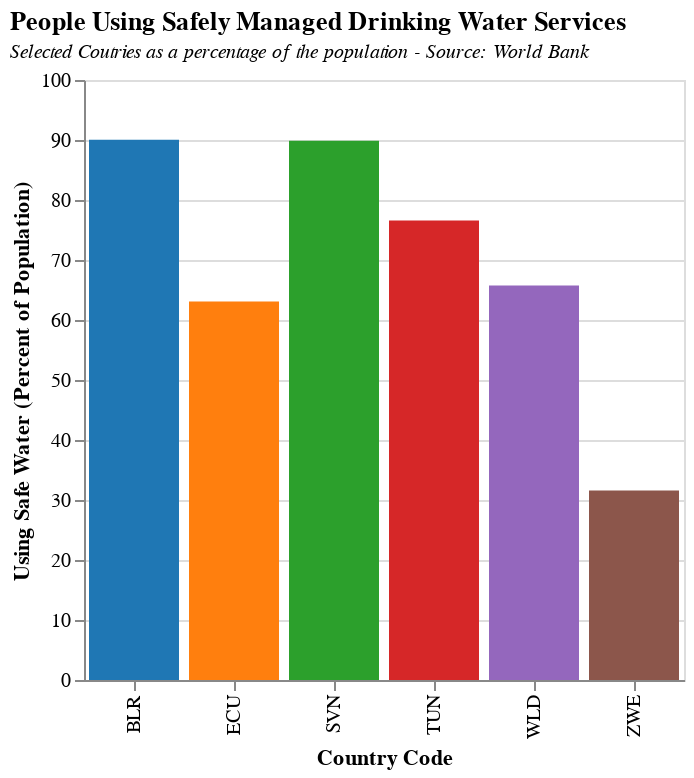

Here is the Vega-Lite specification saved for this chart:
### Vega-Lite specification from a JSON file in a GitHub repository (floating-point values rounded to 4 significant figures)
{"$schema": "https://vega.github.io/schema/vega-lite/v5.json", "width": 300, "height": 300, "title": {"text": "People Using Safely Managed Drinking Water Services", "subtitle": "Selected Coutries as a percentage of the population - Source: World Bank", "subtitleFontStyle": "italic", "subtitleFontSize": 10, "anchor": "start", "color": "black"}, "params": [{"name": "yearselector", "value": 2010, "bind": {"input": "range", "min": 2000, "max": 2020, "step": 1, "name": "Year"}}], "mark": {"type": "bar"}, "data": {"values": [{"Country Code": "TUN", "Country Name": "Tunisia", "Year": "2000", "Using Safe Water (Percent of Population)": 73.29}, {"Country Code": "TUN", "Country Name": "Tunisia", "Year": "2001", "Using Safe Water (Percent of Population)": 73.65}, {"Country Code": "TUN", "Country Name": "Tunisia", "Year": "2002", "Using Safe Water (Percent of Population)": 74.0}, {"Country Code": "TUN", "Country Name": "Tunisia", "Year": "2003", "Using Safe Water (Percent of Population)": 74.35}, {"Country Code": "TUN", "Country Name": "Tunisia", "Year": "2004", "Using Safe Water (Percent of Population)": 74.69}, {"Country Code": "TUN", "Country Name": "Tunisia", "Year": "2005", "Using Safe Water (Percent of Population)": 75.01}, {"Country Code": "TUN", "Country Name": "Tunisia", "Year": "2006", "Using Safe Water (Percent of Population)": 75.33}, {"Country Code": "TUN", "Country Name": "Tunisia", "Year": "2007", "Using Safe Water (Percent of Population)": 75.65}, {"Country Code": "TUN", "Country Name": "Tunisia", "Year": "2008", "Using Safe Water (Percent of Population)": 75.96}, {"Country Code": "TUN", "Country Name": "Tunisia", "Year": "2009", "Using Safe Water (Percent of Population)": 76.27}, {"Country Code": "TUN", "Country Name": "Tunisia", "Year": "2010", "Using Safe Water (Percent of Population)": 76.58}, {"Country Code": "TUN", "Country Name": "Tunisia", "Year": "2011", "Using Safe Water (Percent of Population)": 76.88}, {"Country Code": "TUN", "Country Name": "Tunisia", "Year": "2012", "Using Safe Water (Percent of Population)": 77.18}, {"Country Code": "TUN", "Country Name": "Tunisia", "Year": "2013", "Using Safe Water (Percent of Population)": 77.48}, {"Country Code": "TUN", "Country Name": "Tunisia", "Year": "2014", "Using Safe Water (Percent of Population)": 77.77}, {"Country Code": "TUN", "Country Name": "Tunisia", "Year": "2015", "Using Safe Water (Percent of Population)": 78.06}, {"Country Code": "TUN", "Country Name": "Tunisia", "Year": "2016", "Using Safe Water (Percent of Population)": 78.35}, {"Country Code": "TUN", "Country Name": "Tunisia", "Year": "2017", "Using Safe Water (Percent of Population)": 78.61}, {"Country Code": "TUN", "Country Name": "Tunisia", "Year": "2018", "Using Safe Water (Percent of Population)": 78.84}, {"Country Code": "TUN", "Country Name": "Tunisia", "Year": "2019", "Using Safe Water (Percent of Population)": 79.06}, {"Country Code": "TUN", "Country Name": "Tunisia", "Year": "2020", "Using Safe Water (Percent of Population)": 79.29}, {"Country Code": "SVN", "Country Name": "Slovenia", "Year": "2000", "Using Safe Water (Percent of Population)": 80.17}, {"Country Code": "SVN", "Country Name": "Slovenia", "Year": "2001", "Using Safe Water (Percent of Population)": 80.17}, {"Country Code": "SVN", "Country Name": "Slovenia", "Year": "2002", "Using Safe Water (Percent of Population)": 80.17}, {"Country Code": "SVN", "Country Name": "Slovenia", "Year": "2003", "Using Safe Water (Percent of Population)": 81.38}, {"Country Code": "SVN", "Country Name": "Slovenia", "Year": "2004", "Using Safe Water (Percent of Population)": 82.59}, {"Country Code": "SVN", "Country Name": "Slovenia", "Year": "2005", "Using Safe Water (Percent of Population)": 83.8}, {"Country Code": "SVN", "Country Name": "Slovenia", "Year": "2006", "Using Safe Water (Percent of Population)": 85.02}, {"Country Code": "SVN", "Country Name": "Slovenia", "Year": "2007", "Using Safe Water (Percent of Population)": 86.23}, {"Country Code": "SVN", "Country Name": "Slovenia", "Year": "2008", "Using Safe Water (Percent of Population)": 87.44}, {"Country Code": "SVN", "Country Name": "Slovenia", "Year": "2009", "Using Safe Water (Percent of Population)": 88.65}, {"Country Code": "SVN", "Country Name": "Slovenia", "Year": "2010", "Using Safe Water (Percent of Population)": 89.86}, {"Country Code": "SVN", "Country Name": "Slovenia", "Year": "2011", "Using Safe Water (Percent of Population)": 91.08}, {"Country Code": "SVN", "Country Name": "Slovenia", "Year": "2012", "Using Safe Water (Percent of Population)": 92.29}, {"Country Code": "SVN", "Country Name": "Slovenia", "Year": "2013", "Using Safe Water (Percent of Population)": 93.5}, {"Country Code": "SVN", "Country Name": "Slovenia", "Year": "2014", "Using Safe Water (Percent of Population)": 94.71}, {"Country Code": "SVN", "Country Name": "Slovenia", "Year": "2015", "Using Safe Water (Percent of Population)": 95.93}, {"Country Code": "SVN", "Country Name": "Slovenia", "Year": "2016", "Using Safe Water (Percent of Population)": 97.14}, {"Country Code": "SVN", "Country Name": "Slovenia", "Year": "2017", "Using Safe Water (Percent of Population)": 98.27}, {"Country Code": "SVN", "Country Name": "Slovenia", "Year": "2018", "Using Safe Water (Percent of Population)": 98.27}, {"Country Code": "SVN", "Country Name": "Slovenia", "Year": "2019", "Using Safe Water (Percent of Population)": 98.27}, {"Country Code": "SVN", "Country Name": "Slovenia", "Year": "2020", "Using Safe Water (Percent of Population)": 98.27}, {"Country Code": "BLR", "Country Name": "Belarus", "Year": "2000", "Using Safe Water (Percent of Population)": 80.61}, {"Country Code": "BLR", "Country Name": "Belarus", "Year": "2001", "Using Safe Water (Percent of Population)": 80.8}, {"Country Code": "BLR", "Country Name": "Belarus", "Year": "2002", "Using Safe Water (Percent of Population)": 80.98}, {"Country Code": "BLR", "Country Name": "Belarus", "Year": "2003", "Using Safe Water (Percent of Population)": 81.16}, {"Country Code": "BLR", "Country Name": "Belarus", "Year": "2004", "Using Safe Water (Percent of Population)": 82.53}, {"Country Code": "BLR", "Country Name": "Belarus", "Year": "2005", "Using Safe Water (Percent of Population)": 83.86}, {"Country Code": "BLR", "Country Name": "Belarus", "Year": "2006", "Using Safe Water (Percent of Population)": 85.16}, {"Country Code": "BLR", "Country Name": "Belarus", "Year": "2007", "Using Safe Water (Percent of Population)": 86.43}, {"Country Code": "BLR", "Country Name": "Belarus", "Year": "2008", "Using Safe Water (Percent of Population)": 87.66}, {"Country Code": "BLR", "Country Name": "Belarus", "Year": "2009", "Using Safe Water (Percent of Population)": 88.87}, {"Country Code": "BLR", "Country Name": "Belarus", "Year": "2010", "Using Safe Water (Percent of Population)": 90.05}, {"Country Code": "BLR", "Country Name": "Belarus", "Year": "2011", "Using Safe Water (Percent of Population)": 91.21}, {"Country Code": "BLR", "Country Name": "Belarus", "Year": "2012", "Using Safe Water (Percent of Population)": 92.33}, {"Country Code": "BLR", "Country Name": "Belarus", "Year": "2013", "Using Safe Water (Percent of Population)": 93.41}, {"Country Code": "BLR", "Country Name": "Belarus", "Year": "2014", "Using Safe Water (Percent of Population)": 94.46}, {"Country Code": "BLR", "Country Name": "Belarus", "Year": "2015", "Using Safe Water (Percent of Population)": 94.49}, {"Country Code": "BLR", "Country Name": "Belarus", "Year": "2016", "Using Safe Water (Percent of Population)": 94.51}, {"Country Code": "BLR", "Country Name": "Belarus", "Year": "2017", "Using Safe Water (Percent of Population)": 94.54}, {"Country Code": "BLR", "Country Name": "Belarus", "Year": "2018", "Using Safe Water (Percent of Population)": 94.56}, {"Country Code": "BLR", "Country Name": "Belarus", "Year": "2019", "Using Safe Water (Percent of Population)": 94.59}, {"Country Code": "BLR", "Country Name": "Belarus", "Year": "2020", "Using Safe Water (Percent of Population)": 94.61}, {"Country Code": "WLD", "Country Name": "World", "Year": "2000", "Using Safe Water (Percent of Population)": 61.73}, {"Country Code": "WLD", "Country Name": "World", "Year": "2001", "Using Safe Water (Percent of Population)": 61.99}, {"Country Code": "WLD", "Country Name": "World", "Year": "2002", "Using Safe Water (Percent of Population)": 62.54}, {"Country Code": "WLD", "Country Name": "World", "Year": "2003", "Using Safe Water (Percent of Population)": 62.83}, {"Country Code": "WLD", "Country Name": "World", "Year": "2004", "Using Safe Water (Percent of Population)": 63.12}, {"Country Code": "WLD", "Country Name": "World", "Year": "2005", "Using Safe Water (Percent of Population)": 63.4}, {"Country Code": "WLD", "Country Name": "World", "Year": "2006", "Using Safe Water (Percent of Population)": 63.69}, {"Country Code": "WLD", "Country Name": "World", "Year": "2007", "Using Safe Water (Percent of Population)": 63.98}, {"Country Code": "WLD", "Country Name": "World", "Year": "2008", "Using Safe Water (Percent of Population)": 64.26}, {"Country Code": "WLD", "Country Name": "World", "Year": "2009", "Using Safe Water (Percent of Population)": 65.01}, {"Country Code": "WLD", "Country Name": "World", "Year": "2010", "Using Safe Water (Percent of Population)": 65.76}, {"Country Code": "WLD", "Country Name": "World", "Year": "2011", "Using Safe Water (Percent of Population)": 66.6}, {"Country Code": "WLD", "Country Name": "World", "Year": "2012", "Using Safe Water (Percent of Population)": 67.48}, {"Country Code": "WLD", "Country Name": "World", "Year": "2013", "Using Safe Water (Percent of Population)": 68.39}, {"Country Code": "WLD", "Country Name": "World", "Year": "2014", "Using Safe Water (Percent of Population)": 69.3}, {"Country Code": "WLD", "Country Name": "World", "Year": "2015", "Using Safe Water (Percent of Population)": 70.2}, {"Country Code": "WLD", "Country Name": "World", "Year": "2016", "Using Safe Water (Percent of Population)": 71.09}, {"Country Code": "WLD", "Country Name": "World", "Year": "2017", "Using Safe Water (Percent of Population)": 71.98}, {"Country Code": "WLD", "Country Name": "World", "Year": "2018", "Using Safe Water (Percent of Population)": 72.85}, {"Country Code": "WLD", "Country Name": "World", "Year": "2019", "Using Safe Water (Percent of Population)": 73.66}, {"Country Code": "WLD", "Country Name": "World", "Year": "2020", "Using Safe Water (Percent of Population)": 74.27}, {"Country Code": "ZWE", "Country Name": "Zimbabwe", "Year": "2000", "Using Safe Water (Percent of Population)": 32.87}, {"Country Code": "ZWE", "Country Name": "Zimbabwe", "Year": "2001", "Using Safe Water (Percent of Population)": 33.06}, {"Country Code": "ZWE", "Country Name": "Zimbabwe", "Year": "2002", "Using Safe Water (Percent of Population)": 33.24}, {"Country Code": "ZWE", "Country Name": "Zimbabwe", "Year": "2003", "Using Safe Water (Percent of Population)": 33.17}, {"Country Code": "ZWE", "Country Name": "Zimbabwe", "Year": "2004", "Using Safe Water (Percent of Population)": 33.06}, {"Country Code": "ZWE", "Country Name": "Zimbabwe", "Year": "2005", "Using Safe Water (Percent of Population)": 32.81}, {"Country Code": "ZWE", "Country Name": "Zimbabwe", "Year": "2006", "Using Safe Water (Percent of Population)": 32.56}, {"Country Code": "ZWE", "Country Name": "Zimbabwe", "Year": "2007", "Using Safe Water (Percent of Population)": 32.32}, {"Country Code": "ZWE", "Country Name": "Zimbabwe", "Year": "2008", "Using Safe Water (Percent of Population)": 32.07}, {"Country Code": "ZWE", "Country Name": "Zimbabwe", "Year": "2009", "Using Safe Water (Percent of Population)": 31.82}, {"Country Code": "ZWE", "Country Name": "Zimbabwe", "Year": "2010", "Using Safe Water (Percent of Population)": 31.58}, {"Country Code": "ZWE", "Country Name": "Zimbabwe", "Year": "2011", "Using Safe Water (Percent of Population)": 31.33}, {"Country Code": "ZWE", "Country Name": "Zimbabwe", "Year": "2012", "Using Safe Water (Percent of Population)": 31.08}, {"Country Code": "ZWE", "Country Name": "Zimbabwe", "Year": "2013", "Using Safe Water (Percent of Population)": 30.83}, {"Country Code": "ZWE", "Country Name": "Zimbabwe", "Year": "2014", "Using Safe Water (Percent of Population)": 30.6}, {"Country Code": "ZWE", "Country Name": "Zimbabwe", "Year": "2015", "Using Safe Water (Percent of Population)": 30.39}, {"Country Code": "ZWE", "Country Name": "Zimbabwe", "Year": "2016", "Using Safe Water (Percent of Population)": 30.18}, {"Country Code": "ZWE", "Country Name": "Zimbabwe", "Year": "2017", "Using Safe Water (Percent of Population)": 30.0}, {"Country Code": "ZWE", "Country Name": "Zimbabwe", "Year": "2018", "Using Safe Water (Percent of Population)": 29.83}, {"Country Code": "ZWE", "Country Name": "Zimbabwe", "Year": "2019", "Using Safe Water (Percent of Population)": 29.67}, {"Country Code": "ZWE", "Country Name": "Zimbabwe", "Year": "2020", "Using Safe Water (Percent of Population)": 29.54}, {"Country Code": "ECU", "Country Name": "Ecuador", "Year": "2000", "Using Safe Water (Percent of Population)": 58.2}, {"Country Code": "ECU", "Country Name": "Ecuador", "Year": "2001", "Using Safe Water (Percent of Population)": 58.76}, {"Country Code": "ECU", "Country Name": "Ecuador", "Year": "2002", "Using Safe Water (Percent of Population)": 59.27}, {"Country Code": "ECU", "Country Name": "Ecuador", "Year": "2003", "Using Safe Water (Percent of Population)": 59.74}, {"Country Code": "ECU", "Country Name": "Ecuador", "Year": "2004", "Using Safe Water (Percent of Population)": 60.22}, {"Country Code": "ECU", "Country Name": "Ecuador", "Year": "2005", "Using Safe Water (Percent of Population)": 60.7}, {"Country Code": "ECU", "Country Name": "Ecuador", "Year": "2006", "Using Safe Water (Percent of Population)": 61.17}, {"Country Code": "ECU", "Country Name": "Ecuador", "Year": "2007", "Using Safe Water (Percent of Population)": 61.65}, {"Country Code": "ECU", "Country Name": "Ecuador", "Year": "2008", "Using Safe Water (Percent of Population)": 62.12}, {"Country Code": "ECU", "Country Name": "Ecuador", "Year": "2009", "Using Safe Water (Percent of Population)": 62.6}, {"Country Code": "ECU", "Country Name": "Ecuador", "Year": "2010", "Using Safe Water (Percent of Population)": 63.07}, {"Country Code": "ECU", "Country Name": "Ecuador", "Year": "2011", "Using Safe Water (Percent of Population)": 63.54}, {"Country Code": "ECU", "Country Name": "Ecuador", "Year": "2012", "Using Safe Water (Percent of Population)": 64.0}, {"Country Code": "ECU", "Country Name": "Ecuador", "Year": "2013", "Using Safe Water (Percent of Population)": 64.46}, {"Country Code": "ECU", "Country Name": "Ecuador", "Year": "2014", "Using Safe Water (Percent of Population)": 64.92}, {"Country Code": "ECU", "Country Name": "Ecuador", "Year": "2015", "Using Safe Water (Percent of Population)": 65.37}, {"Country Code": "ECU", "Country Name": "Ecuador", "Year": "2016", "Using Safe Water (Percent of Population)": 65.83}, {"Country Code": "ECU", "Country Name": "Ecuador", "Year": "2017", "Using Safe Water (Percent of Population)": 66.18}, {"Country Code": "ECU", "Country Name": "Ecuador", "Year": "2018", "Using Safe Water (Percent of Population)": 66.39}, {"Country Code": "ECU", "Country Name": "Ecuador", "Year": "2019", "Using Safe Water (Percent of Population)": 66.61}, {"Country Code": "ECU", "Country Name": "Ecuador", "Year": "2020", "Using Safe Water (Percent of Population)": 66.83}]}, "transform": [{"calculate": "toNumber(yearselector)", "as": "yearS"}, {"filter": "datum.yearS == datum.Year"}], "encoding": {"x": {"field": "Country Code", "type": "ordinal"}, "y": {"field": "Using Safe Water (Percent of Population)", "type": "quantitative"}, "color": {"field": "Country Name", "type": "ordinal", "title": null, "legend": null, "scale": {"scheme": "category10"}}, "tooltip": [{"field": "Country Name", "title": "Country"}, {"field": "Using Safe Water (Percent of Population)", "title": "Using Safe Water (%)"}]}}
